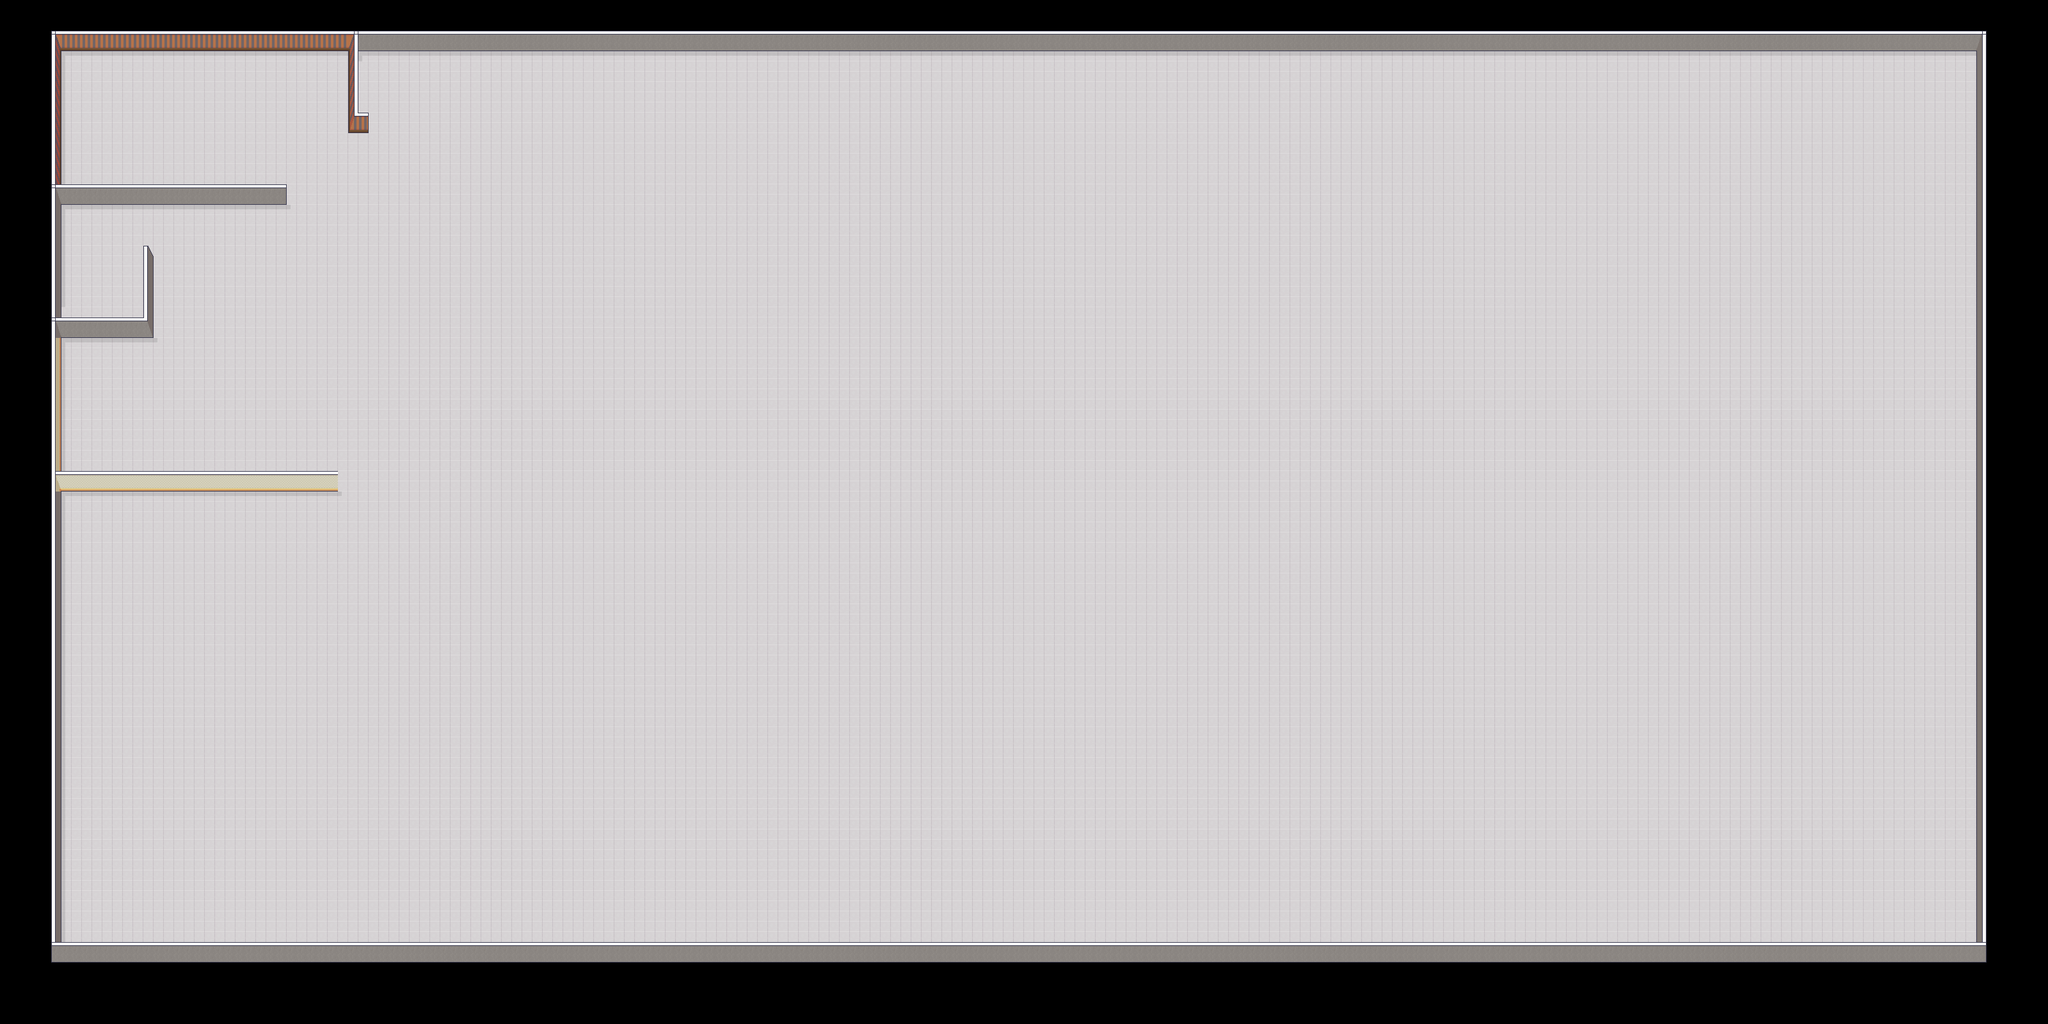

This game map was drawn from its Tiled (.tmx) file and the tilesets committed beside it. A one-line description and the trimmed map source follow:
An orthogonal 200x100 tile map with 16x16 px tiles, 2 tile layers (floor, walls).

<map version="1.5" tiledversion="1.7.2" orientation="orthogonal" renderorder="right-down" width="200" height="100" tilewidth="16" tileheight="16" infinite="0" nextlayerid="3" nextobjectid="1">
  <tileset firstgid="1" name="Room_Builder_16x16" tilewidth="16" tileheight="16" tilecount="8284" columns="76">
  <image source="Room_Builder_16x16.png" width="1216" height="1744" />
 </tileset>
 <layer id="2" name="floor" width="200" height="100">
  <data>[20000 cells, 16145 non-empty, 7 distinct tile ids]</data>
 </layer>
 <layer id="1" name="walls" width="200" height="100">
  <data>[20000 cells, 1061 non-empty, 37 distinct tile ids]</data>
 </layer>
</map>
